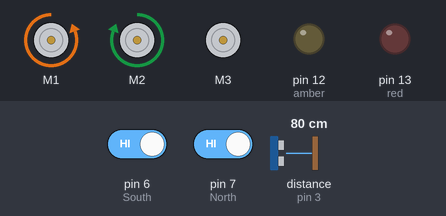
Recording of a sketch running on a simulated Arduino Uno, built with avr-gcc and run on an emulated ATmega328P. Parts: 3 × DC motor (green arrow = forward, orange = backward, longer = faster), output pins drawn as LEDs (lit = HIGH). Wiring (inferred from the names in the program): ultrasonic range finder: trigger pin 2; echo pin 3. The inputs (shaded band) are chosen by the test bench; at power-on: distance to the obstacle (sensor on pin 3) 80 cm, pin 7 (North) HIGH, pin 6 (South) HIGH. The echo pulse lasts 58.3 µs per cm; pins used as bus, display or sensor lines are not drawn.

Above: at 1.2 s.
1.3 s: distance to the obstacle (sensor on pin 3) set to 2 cm
At 3.01 s:
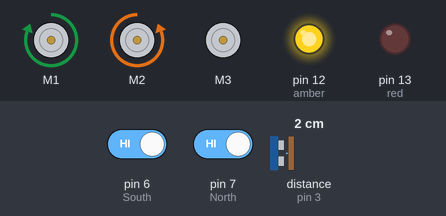
4.3 s: distance to the obstacle (sensor on pin 3) set to 18 cm
7.3 s: pin 7 (North) driven LOW
10.3 s: pin 6 (South) driven LOW
At 12.36 s:
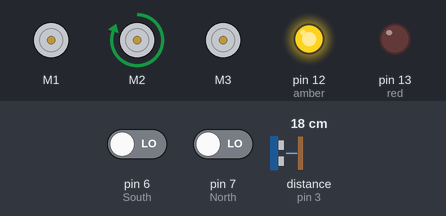
13.3 s: pin 6 (South) driven HIGH
16.3 s: distance to the obstacle (sensor on pin 3) set to 120 cm
At 17.7 s:
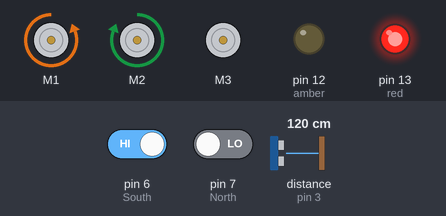
Timing chart, 0 to 20.3 s (numbered marks = the images above; inputs shaded):
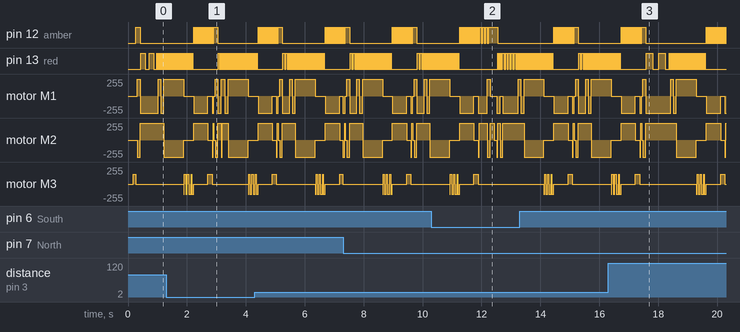

The sketch:

Final_Code_Commented.ino
```cpp
#include <Wire.h>
#include <Adafruit_MotorShield.h>

Adafruit_MotorShield AFMS = Adafruit_MotorShield();
Adafruit_DCMotor *Motorr = AFMS.getMotor(1);
Adafruit_DCMotor *Motorl = AFMS.getMotor(2);
Adafruit_DCMotor *Motorg = AFMS.getMotor(3);

float c = 0.0; //ratio of the step, this controls how quickly the arduino cycles through the loop code
int state = 0;
int oldstate;
int v = 255;
int velocityr ;
int velocityl ;
const int trigPin = 2;
const int echoPin = 3;
long duration;
int distance;
int minedist;
int drivetime;
int starttime;
int hallsense = 0;
int runstodo = 4;
int flip = 0;
int light = 0;
int t = 0;
int North = 7;
int South = 6;
int valNorth = 0;
int valSouth = 0;
const int amber =  12;
const int red =  13;

void setup()
{
  pinMode(trigPin, OUTPUT);
  pinMode(echoPin, INPUT);
  pinMode(amber, OUTPUT);
  pinMode(red, OUTPUT);
//  Serial.begin(9600);  used for debugging
  AFMS.begin();
}


/*
"directionX"
The functions that convert forward negative velocities into backward positive
*/

int directionr(int velocityr) //right wheel
{
  if (velocityr > 0)
  {
    return FORWARD;
  }
  else
  {
    return BACKWARD;
  }
}

int directionl(int velocityl) //left wheel
{
  if (velocityl < 0)
  {
    return FORWARD;
  }
  else
  {
    return BACKWARD;
  }
}

int directiong(int velocityg) //grabber
{
  if (velocityg<0)
  {
    return FORWARD;
  }
  else
  {
    return BACKWARD;
  }
}


/*
"motion"
The function that actually makes the robot drive
*/

void motion(int vr, int vl, int vg, int b)
{
  if (starttime < int(c) && int(c) < starttime + b)
  {
    Motorr->run(directionr(vr));
    Motorl->run(directionl(vl));
    Motorg->run(directionl(vg));
    Motorr->setSpeed(abs(vr));
    Motorl->setSpeed(abs(vl));
    Motorg->setSpeed(abs(vg));
  }
  starttime += b;
}


/*
"The building blocks"
Each of the following functions are the blocks used in the stateX()
functions, which tell the robot which motors to run in which way,
and when to change lights and state
*/

void forward(int b)
{
  motion(v, v, 0, b);
}

void backward(int b)
{
  motion(-v, -v, 0, b);
}

void turnr(int b)
{
  motion(-v, v, 0, b);
}

void turnrs(int b)
{
  motion(0, v, 0, b);
}

void turnl(int b)
{
  motion(v, -v, 0, b);
}

void turnls(int b)
{
  motion(0, -v, 0, b);
}

void nomotion(int b)
{
  motion(0, 0, 0, b);
}

void grabber(int b)
{
  motion(0, 0, 150, b);
}

void resetgrabber(int b)
{
  motion(0, 0, -150, b);
}

void newstate(int a)
{
  state = a;
  c = 0.0;
  if (a == 2)
  {
    runstodo -= 1; // way of tracking number of runs complete, for when to return home and how far to drive to red zone
  }
  if (runstodo == 0)
  {
    state = 9;
  }

}

void changestate(int b)
{
  if (starttime < int(c))
  {
    newstate(b);
  }
}

void changevelocity(int b)
{
  if (starttime == int(c))
  {
    v = b;
  }
}

void changelight(int a)
{
  if (starttime < int(c))
  {
    light = a;
  }
}


/*
"stateX"
The various paths taken by the robot
*/

void state0() //time for placing baattery, grabber resets
{

  nomotion(1000);
  resetgrabber(500);
  changelight(3);
  changestate(1);
}
void state1() // move forward and back
{
  backward(200);
  forward(1050 + (4 - runstodo) * 50);
  backward(1100 + (4 - runstodo) * 50);
  changestate(2);
}

void state2() //go to the next path
{
  backward(100);
  forward(150);
  turnl(257);
  forward(500);
  turnr(245);
  changestate(1);
}

void state3() //drive to the mine
{
  changelight(2);
  forward(273);
  turnls(500);
  forward(drivetime);
  changestate(4);
}

void state4() //collect mine and return to original path
{
  nomotion(250);
  forward(200);
  grabber(175);
//  grabber(flip*100);
  changelight(1);
  backward(100);
  backward(drivetime);
  turnrs(440);
  changestate(5);
}

void state5() //drive backward to the starting point of this path
{
  backward(minedist + 150);
  changestate(6);
}

void state6() //drive to red zone
{
  forward(150);
  turnl(258);
  backward(500 * (4 - runstodo) + 500);
  forward(2530);
  grabber(175);
  resetgrabber(150);
  grabber(250);
  resetgrabber(150);
  grabber(250);
  resetgrabber(150);
  grabber(250);
  changestate(7);
}

void state7() //drive back to start of run
{
  changelight(3);
  backward(500 * runstodo + 175);
  resetgrabber(600);
  turnr(225);
  backward(150);
  changestate(1);
}

void state8() //Mine detected in front of robot
{
  changelight(2);
  nomotion(250);
  forward(300);
  grabber(175);
//  grabber(flip*100);
  changelight(1);
  backward(100);
  changestate(5);
}

void state9() //once whole table has been searched, robot returns home
{
  backward(100);
  forward(150);
  turnl(250);
  backward(2000);
  forward(100);
  turnr(250);
  nomotion(1000000);
}

/*

Failsafe states implemented for the monday competition:

  void state10()
  {
  changelight(3);
  backward(500*runstodo+150);
  resetgrabber(250);
  turnr(250);
  backward(150);
  forward(100);
  nomotion(100000);
  }

  void state11()
  {
  nomotion(10000);
  }

*/


/*
"path"
One of the main 3 functions in the code. Depending on the state
of the robot, one of the state functions is called to determine
where the robot moves
*/

void path()
{
  starttime = 0;
  if (state == 0)
  {
    state0();
  }
  else if (state == 1)
  {
    state1();
  }
  else if (state == 2)
  {
    state2();
  }
  else if (state == 3)
  {
    state3();
  }
  else if (state == 4)
  {
    state4();
  }
  else if (state == 5)
  {
    state5();
  }
  else if (state == 6)
  {
    state6();
  }
  else if (state == 7)
  {
    state7();
  }
  else if (state == 8)
  {
    state8();
  }
  else if (state == 9)
  {
    state9();
  }
  /*  else if (state==10)
    {
      state10();
    }
    else if (state==11)
    {
      state11();
    } */
}


/*
"lights"
One of the main 3 functions in the code. This causes the lights to flash
at the correct frequency (also accounting for discrpeancies caused in the
timer by the running of the sensor)
*/

void lights()
{

  if (state == 1)
  {
    t = 80;
  }
  else if (state == 5)
  {
    t = 80;
  }
  else
  {
    t = 160;
  }
  if (light == 0)
  {
    digitalWrite(amber, LOW);
    digitalWrite(red, LOW);
  }

  if (light == 1 && (int(c) % t) < 40)
  {
    digitalWrite(amber, LOW);
    digitalWrite(red, HIGH);
  }

  if (light == 1 && (int(c) % t) > 40)
  {
    digitalWrite(amber, LOW);
    digitalWrite(red, LOW);
  }

  if (light == 2)
  {
    digitalWrite(amber, HIGH);
    digitalWrite(red, LOW);
  }

  if (light == 3 && (int(c) % t) < 40)
  {
    digitalWrite(amber, HIGH);
    digitalWrite(red, LOW);
  }

  if (light == 3 && (int(c) % t) > 40)
  {
    digitalWrite(amber, LOW);
    digitalWrite(red, LOW);
  }

}


/*
"sense"
The funciton that runs the ultrasonic sensor
*/

void sense()
{
  digitalWrite(trigPin, LOW);
  delayMicroseconds(2);
  digitalWrite(trigPin, HIGH);
  delayMicroseconds(10);
  digitalWrite(trigPin, LOW);
  duration = pulseIn(echoPin, HIGH);
  distance = duration * 0.034 / 2;
}


/*
"sensor"
One of 3 main functions in the code. This looks at all the sensor inputs and determines
if any should result in a change of state for the robot.
*/

void sensor()
{
  if (state == 1)
  {
    sense();

    //if mine detected to the side:
    if (distance < 50 && c > 250 && c < (1050 + (4 - runstodo) * 50) + 200)
    {
      drivetime = 10 * distance;
      minedist = int(c);
      newstate(3);
    }
  }

  if (state == 5)
  {
    sense();
  }

  valNorth = digitalRead(North);
  valSouth = digitalRead(South);

  if (valNorth == 0 && valSouth == 0)
  {
    hallsense = 0;
  }

  else
  {
    hallsense = 1;
  }


  //after mine detected to side, robot has reached mine:
  if (state == 3 && hallsense == 1 && int(c) < 80)
  {
    drivetime = int(c) - 350;
    newstate(4);
    /*
    if (valNorth == 1)
    {
      flip = 0;
    }
    else
    {
      flip = 1;
    }
    */

  }

  //mine detected in front:
  if (state == 1 && hallsense == 1 && int(c) < 800 + (4 - runstodo) * 50)
  {
    minedist = int(c);
    newstate(8);
    /*
    if (valNorth == 1)
    {
      flip = 0;
    }
    else
    {
      flip = 1;
    }
    */
  }
}


/*
"loop"
The main loop of the code: the arduino constantly loops through these 3 functions,
which determine the robot's path (path()), whether it should react to external
inputs (sensor()), and which lights should be flashing (lights())
*/

void loop()
{
  for (c = 0.0; c = c + 1.5;)
  {
    path();
    sensor();
    lights();
  }
}
```
